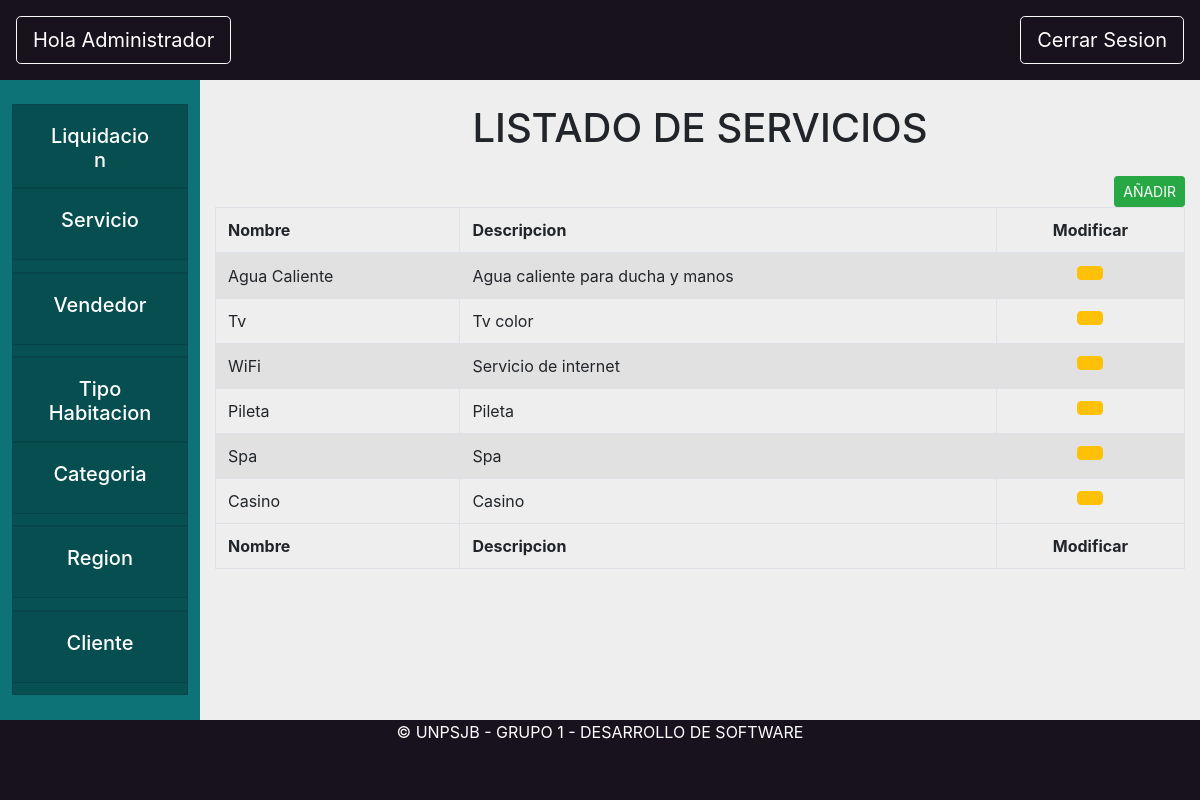
The page /core/servicio on the database as committed earlier.
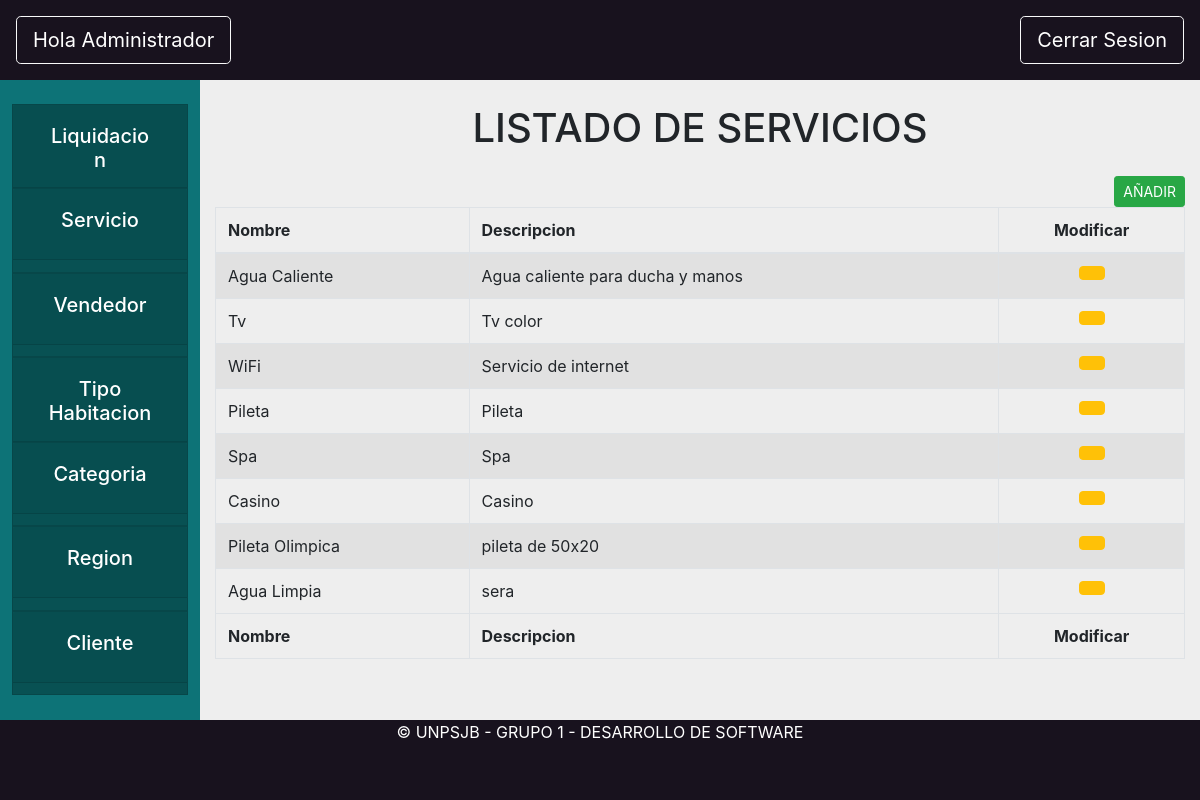
The same page on the database as committed later.
### core/models.py (models this page shows)
class Servicio(models.Model):
    nombre = models.CharField(max_length=200)
    descripcion = models.CharField(max_length=800)
    def __str__(self):
        return self.nombre

### core/views.py (the view)
# urls.py: path('servicio',views.servicio, name="servicio"),
def servicio(request):
    colServicios=Servicio.objects.all()
    return render(request, "core/servicioAdmin.html",{"colServicios": colServicios})

### core/templates/core/servicioAdmin.html (shortened to what this page needs)
{% extends 'base/base_administrador.html'%}
{% load static %}
{% block content %}
<div class="formularioRegion" id="vistaLocalidades">
<center><h1 class="my-4">LISTADO DE SERVICIOS</h1></center>
    <table id="example1" class="table table-striped table-bordered" style="width:100%">
        <thead>
            <tr>
                <button type="button" class="btn btn-success ml-4 float-right btn-sm" data-toggle="modal"
                    data-target="#crearLocalidad"
                    onclick="abrir_modal('{% url 'core:modalCrearServicio' %}','#crearServicio');">
                    AÑADIR</button>
                <th>Nombre</th>
                <th>Descripcion</th>
                <th>
                    <Center>Modificar</Center>
                </th>
            </tr>
        </thead>
        <tbody>
            {% for servicio in colServicios %}
            <tr>
                <td>{{servicio.nombre}}</td>
                <td>{{servicio.descripcion}}</td>
                <td>
                    <center>
                        <button type="button" class="btn btn-warning" data-toggle="modal"
                            data-target="#modificarServicio"
                            onclick="abrir_modal('{% url 'core:modalModificarServicio' servicio %}','#modificarServicio');">
                        </button>
                    </center>
                </td>
            </tr>
            {% endfor %}
        </tbody>
        <tfoot>
            <tr>
                <th>Nombre</th>
                <th>Descripcion</th>
                <th>
                    <Center>Modificar</Center>
                </th>
            </tr>
        </tfoot>
    </table>
</div>
{% endblock content %}

### templates/base/base_administrador.html (shortened to what this page needs)
{% extends 'base/base.html'%}
{% load static %}
{% block header %}
<button onclick="location.href='/core/homeAdministrador'" style="text-decoration:none"
    class="rounded-1 btn btn-lg btn-outline-light text-white "> Hola Administrador</button>
{% endblock header %}
{% block tarjeta1 %}
<div class="card rounded-0">
    <div class="card-header" id="headingOne">
        <button class="btn btn-link btn-block text-white">
            <center>
                <h5> Liquidacion</h5>
            </center>
        </button>
    </div>
</div>
{% endblock tarjeta1 %}
{% block tarjeta2 %}
<div class="card rounded-0">
    <div class="card-header" id="headingOne">
        <button  onclick="location.href = '/core/servicio'" class="btn btn-link btn-block text-white">
            <center>
                <h5> Servicio</h5>
            </center>
        </button>
    </div>
</div>
{% endblock tarjeta2 %}
{% block tarjeta3 %}
<div class="card rounded-0">
    <div class="card-header" id="headingOne">
        <button class="btn btn-link btn-block text-white">
            <center>
                <h5> Vendedor</h5>
            </center>
        </button>
    </div>
</div>
{% endblock tarjeta3 %}
{% block tarjeta4 %}
<div class="card rounded-0">
    <div class="card-header" id="headingOne">
        <button  onclick="location.href = '/core/tipoHabitacion'" class="btn btn-link btn-block text-white">
            <center>
                <h5> Tipo Habitacion</h5>
            </center>
        </button>
    </div>
</div>
{% endblock tarjeta4 %}
{% block tarjeta5 %}
<div class="card rounded-0">
    <div class="card-header" id="headingOne">
        <button  onclick="location.href = '/core/categoria'" class="btn btn-link btn-block text-white">
            <center>
                <h5> Categoria</h5>
            </center>
        </button>
    </div>
</div>
{% endblock tarjeta5 %}
{% block tarjeta6 %}
<div class="card rounded-0">
    <div class="card-header" id="headingOne">
        <button onclick="location.href = '/core/region'" class="btn btn-link btn-block text-white">
            <center>
                <h5> Region</h5>
            </center>
        </button>
    </div>
</div>
{% endblock tarjeta6 %}
{% block tarjeta7 %}
<div class="card rounded-0">
    <div class="card-header" id="headingOne">
        <button class="btn btn-link btn-block text-white">
            <center>
                <h5> Cliente</h5>
            </center>
        </button>
    </div>
</div>
{% endblock tarjeta7 %}

### templates/base/base.html (shortened to what this page needs)
{% load static %}
<html>
<head>
    <link rel="stylesheet" href="{% static '/css/bootstrap.min.css' %}">
    <link rel="stylesheet" href="{% static '/css/bootstrap.css' %}">
    <link rel="stylesheet" href="{% static '/css/dataTables.bootstrap4.min.css' %}">
    <link rel="stylesheet" href="{% static '/css/styleBase.css' %}">
    <link rel="stylesheet" href="{% static '/css/modal.css' %}">
</head>
<body class="bodyComplete">
    <div class="container-fluid mainHeader p-3 fixed-top">
        <div class="row">
            <div class="col-3">
                {% block header %}
                {% endblock header %}
            </div>
            <div class="col-7">
            </div>
            <div class="col-2">
                <button onclick="location.href='logout'" style="text-decoration:none"
                    class="rounded-1 btn btn-lg btn-outline-light text-white float-right "> Cerrar Sesion
                </button>
            </div>
        </div>
    </div>
    <div class="container-fluid position-fixed  miEstiloPiola">
        <div class="row">
            <div class="col-2 px-1" id="sticky-sidebar">
                <div class="nav flex-column flex-nowrap vh-100 overflow-auto text-white p-2 pt-4 ">
                    {% block tarjeta1 %} {% endblock tarjeta1 %}
                    {% block tarjeta2 %} {% endblock tarjeta2 %}
                    {% block tarjeta3 %} {% endblock tarjeta3 %}
                    {% block tarjeta4 %} {% endblock tarjeta4 %}
                    {% block tarjeta5 %} {% endblock tarjeta5 %}
                    {% block tarjeta6 %} {% endblock tarjeta6 %}
                    {% block tarjeta7 %} {% endblock tarjeta7 %}
                </div>
            </div>
            <div class="col-10 position-relative pre-scrollable" id="main">
                {% block content %}
                {% endblock content %}
            </div>
        </div>
    </div>
    <div class="footer text-center mb-0 fixed-bottom">
        <div class="container">
            <p class="m-0 mbt1 text-white">&copy; UNPSJB - GRUPO 1 - DESARROLLO DE SOFTWARE</p>
        </div>
    </div>
</body>
</html>

### static/css/styleBase.css (style rules this page uses)
.mainHeader { background-color: #18121E; width: 100%; top: 0; }
.miEstiloPiola { margin-top: 10vh; overflow: auto; }
.pre-scrollable { max-height: 77vh; }
.card { background-color: #085153; height: 11%; }
.bodyComplete { background-color: #eeeeee; width: 100%; height: 100%; }
.footer { position: fixed; left: 0px; bottom: 0; background-color: #18121E; width: 100%; height: 10%; }
#sticky-sidebar { min-height: 100vh; background-color: #0d7377; }

Rows that differ between the two databases and show on the page:
added Servicio: nombre "Pileta Olimpica", descripcion "pileta de 50x20"
added Servicio: nombre "Agua Limpia", descripcion "sera"
